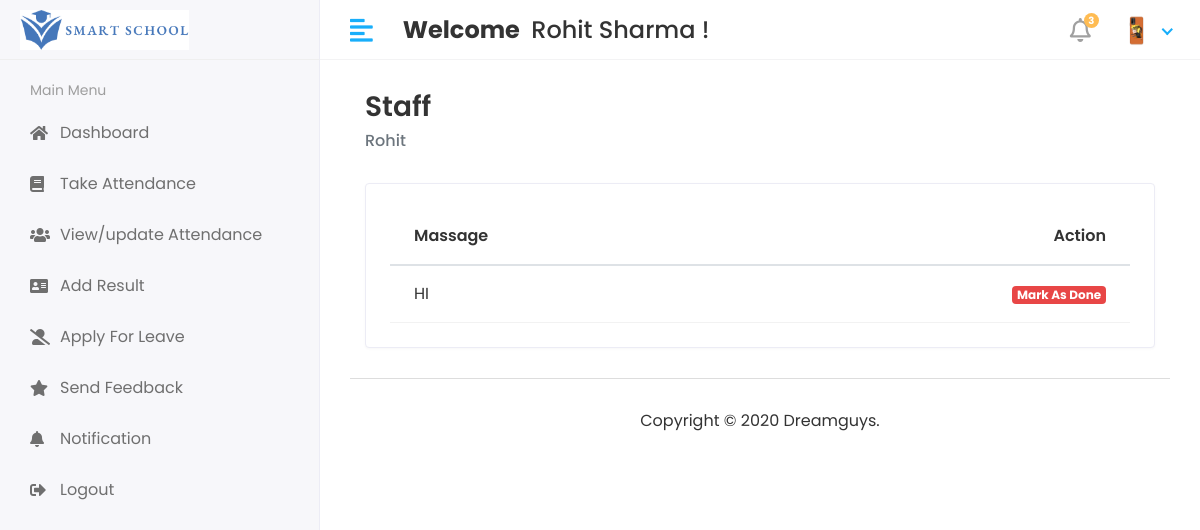
The page /notification (signed in) on the database as committed earlier.
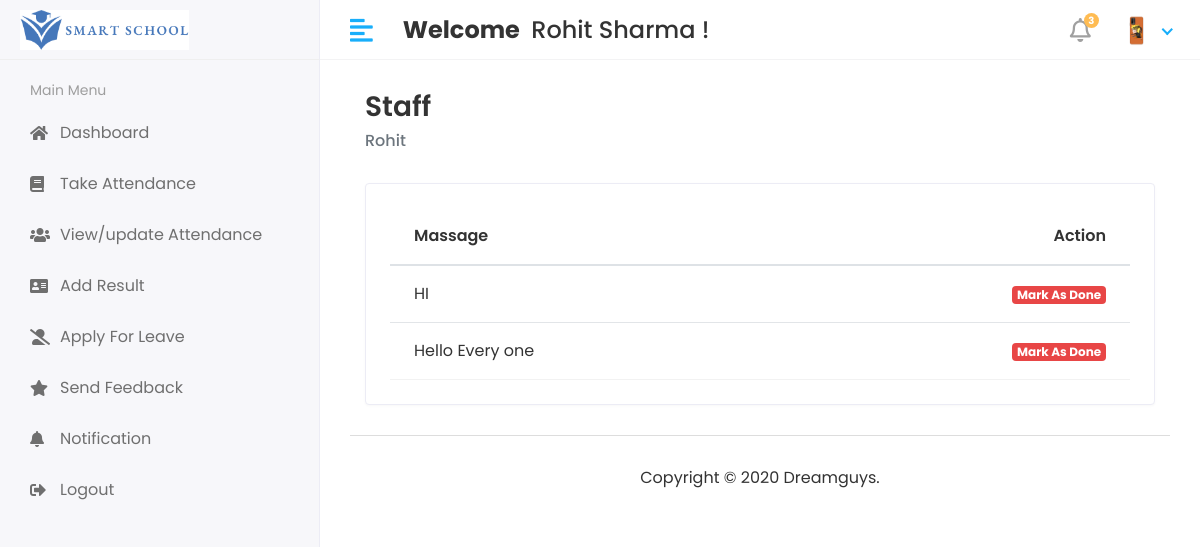
The same page on the database as committed later.
### studentapp/models.py (models this page shows, shortened)
class Staff_notification(models.Model):
    staff_id=models.ForeignKey(Staff,on_delete=models.CASCADE)
    message=models.TextField(null=True)
    created_at=models.DateTimeField(auto_now_add=True)
    status=models.IntegerField(null=True,default=0)

### studentmagmentsystem/Staff_views.py (the view)
# urls.py: path('notification',Staff_views.staff_notification,name='notification'),
def staff_notification(request):
    staff=Staff.objects.filter(admin=request.user.id)
    for s in staff:
        staff_id=s.id
        notifi=Staff_notification.objects.filter(staff_id=staff_id)
        context={
            'notifi':notifi
        }
        return render(request,'staff/notification.html',context)

### templates/staff/notification.html (shortened to what this page needs)
{%extends 'base.html'%}
{% block content%}
<div class="content container-fluid">
    <div class="page-header">
       <div class="row align-items-center">
          <div class="col">
             <h3 class="page-title">Staff</h3>
             <ul class="breadcrumb">
                <li class="breadcrumb-item active">{{user.first_name}}</li>
             </ul>
          </div>
       </div>
    </div>
    <div class="row">
       <div class="col-sm-12">
          <div class="card card-table">
             <div class="card-body">
                <div class="table-responsive">
                   <table class="table table-hover table-center mb-0 datatable">
                      <thead>
                         <tr>
                            <th>Massage</th>
                            <th class="text-right">Action</th>
                         </tr>
                      </thead>
                      <tbody>
                         {% for s in notifi %}
                         <tr>
                            <td>{{s.message}}</td>
                            <td class="text-right">
                                <div class="action">
                                    {% if s.status == 0 %}
                                    <a  href="{% url 'mark_done' status=s.id %}"class=" badge badge-danger" ">Mark As Done</a>
                                    {%else%}
                                    <button class="badge badge-danger" disabled="disabled">Mark As Done</button>
                                    {%endif%}
                                </div>
                            </td>
                         </tr>
                         {%endfor%}
                      </tbody>
                   </table>
                </div>
             </div>
          </div>
       </div>
    </div>
 </div>
{%endblock%}

Rows that differ between the two databases and show on the page:
added Staff_notification: message "Hello Every one", status "Mark As Done"
